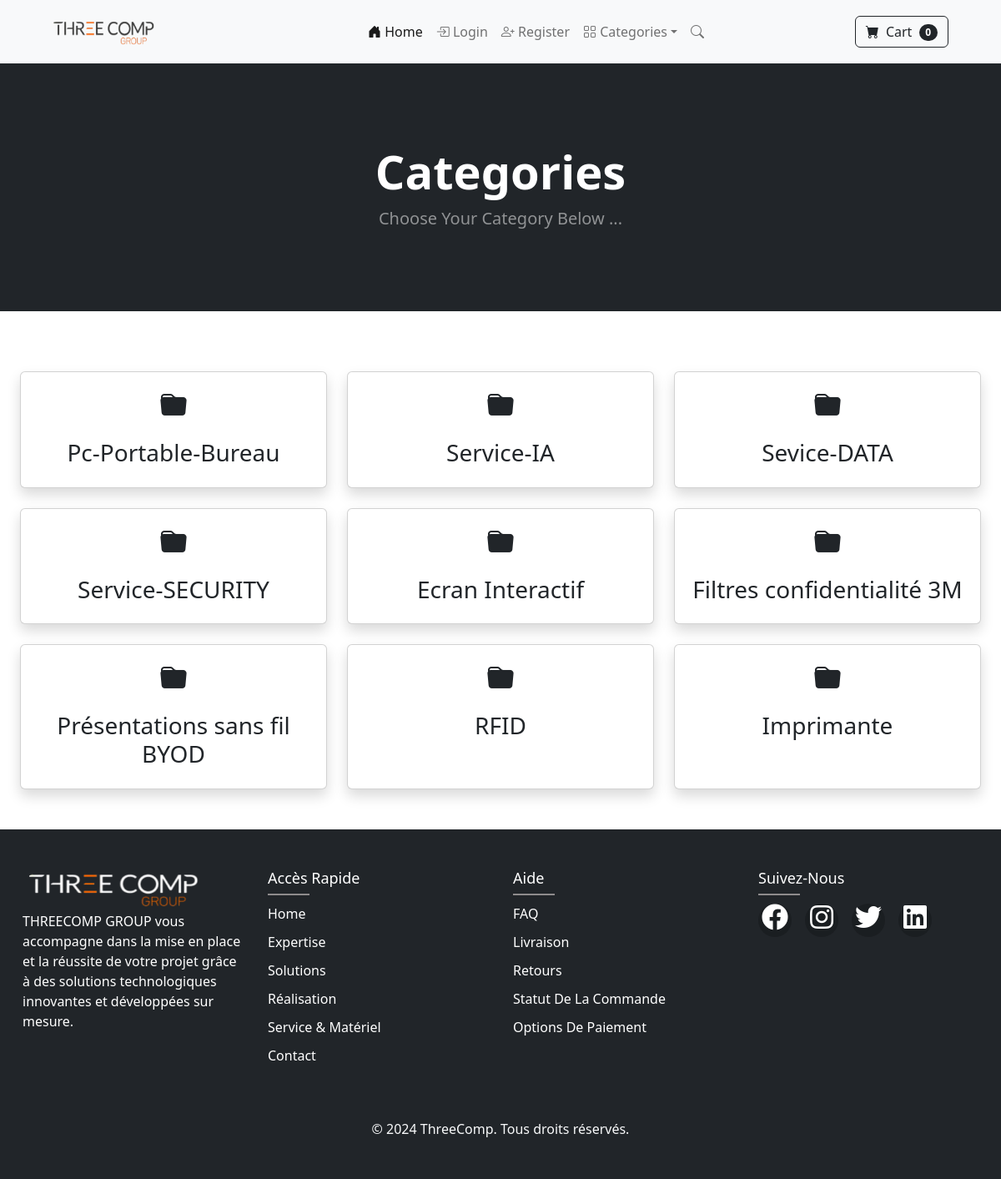
The app's page /category_summary/ with its own data.
### Ecommerce_Website/models.py (models this page shows)
class categories(models.Model):
    name_cat = models.CharField(max_length=100)
    img_cat = models.ImageField(upload_to='categorie/',blank=True)
    def __str__(self):
        return self.name_cat
    class Meta:
        verbose_name_plural = 'Categories'

### Ecommerce_Website/views.py (the view)
# urls.py: path('category_summary/', views.category_summary, name='category_summary'),
def category_summary(request):
    category = categories.objects.all()
    return render(request, 'Ecom/category_summary.html',{'category': category})

### cart/cart.py (called while the page is built)
    def __len__(self):
        return len(self.cart)

### cart/context_processors.py (called while the page is built)
def cart(request):
    return {'cart': Cart(request)}

### Templates/Ecom/category_summary.html
{% extends 'Ecom/base.html' %}
{% load static %}
{% block content %}
    <header class="bg-dark py-5">
        <div class="container px-4 px-lg-5 my-5">
            <div class="text-center text-white">
                <h1 class="display-4 fw-bolder">Categories</h1>
                <p class="lead fw-normal text-white-50 mb-0">Choose Your Category Below ...</p>
            </div>
        </div>
    </header>
    <div class="container my-5">
        <div class="row row-cols-1 row-cols-md-3 g-4">
            {% for cat in category %}
            <div class="col">
                <div class="card h-100 text-center shadow">
                    <div class="card-body">
                        <i class="bi bi-folder-fill" style="font-size: 2rem;"></i>
                        <h3 class="card-title mt-3">
                            <a href="{% url 'category' cat %}" class="text-decoration-none text-dark">{{ cat }}</a>
                        </h3>
                    </div>
                </div>
            </div>
            {% endfor %}
        </div>
    </div>
{% endblock content %}

### records on screen
categories: name_cat "Pc-Portable-Bureau"
categories: name_cat "Service-IA"
categories: name_cat "Sevice-DATA"
categories: name_cat "Service-SECURITY"
categories: name_cat "Ecran Interactif"
categories: name_cat "Filtres confidentialité 3M"
categories: name_cat "Présentations sans fil BYOD"
categories: name_cat "RFID"
categories: name_cat "Imprimante"

### other values on screen
{{ cart|length }} "0"
